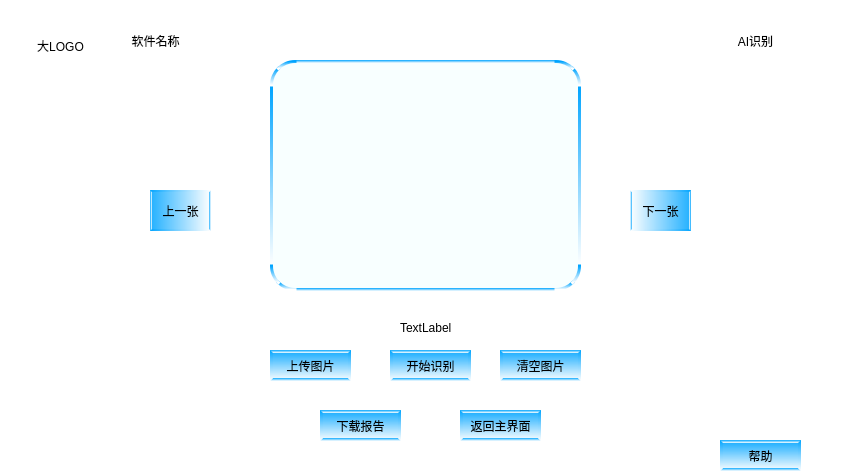
<?xml version="1.0" encoding="UTF-8"?>
<ui version="4.0">
 <class>AIRecognition</class>
 <widget class="QWidget" name="AIRecognition">
  <property name="geometry">
   <rect>
    <x>0</x>
    <y>0</y>
    <width>842</width>
    <height>475</height>
   </rect>
  </property>
  <property name="windowTitle">
   <string>Form</string>
  </property>
  <property name="styleSheet">
   <string notr="true">background-color: rgb(255, 255, 255);</string>
  </property>
  <widget class="CustomGraphicsView" name="showgraph">
   <property name="geometry">
    <rect>
     <x>270</x>
     <y>60</y>
     <width>311</width>
     <height>231</height>
    </rect>
   </property>
   <property name="styleSheet">
    <string notr="true">background-color: rgb(248, 255, 255);
border: 3px solid qlineargradient(spread:pad, x1:0.5, y1:0, x2:0.5, y2:1, stop:0 rgba(0, 164, 255, 255), stop:1 rgba(255, 255, 255, 255));
border-radius: 25px;   
</string>
   </property>
  </widget>
  <widget class="QLabel" name="label_2">
   <property name="geometry">
    <rect>
     <x>10</x>
     <y>20</y>
     <width>101</width>
     <height>51</height>
    </rect>
   </property>
   <property name="text">
    <string>大LOGO</string>
   </property>
   <property name="alignment">
    <set>Qt::AlignmentFlag::AlignCenter</set>
   </property>
  </widget>
  <widget class="QLabel" name="label_3">
   <property name="geometry">
    <rect>
     <x>100</x>
     <y>10</y>
     <width>111</width>
     <height>61</height>
    </rect>
   </property>
   <property name="text">
    <string>软件名称</string>
   </property>
   <property name="alignment">
    <set>Qt::AlignmentFlag::AlignCenter</set>
   </property>
  </widget>
  <widget class="QLabel" name="label">
   <property name="geometry">
    <rect>
     <x>690</x>
     <y>20</y>
     <width>131</width>
     <height>41</height>
    </rect>
   </property>
   <property name="text">
    <string>AI识别</string>
   </property>
   <property name="alignment">
    <set>Qt::AlignmentFlag::AlignCenter</set>
   </property>
  </widget>
  <widget class="QPushButton" name="UploadImage">
   <property name="geometry">
    <rect>
     <x>270</x>
     <y>350</y>
     <width>81</width>
     <height>31</height>
    </rect>
   </property>
   <property name="styleSheet">
    <string notr="true">background-color: qlineargradient(spread:pad, x1:0.5, y1:0, x2:0.5, y2:1, stop:0 rgba(0, 164, 255, 240), stop:1 rgba(255, 255, 255, 255));
border: 3px solid qlineargradient(spread:pad, x1:0.5, y1:0, x2:0.5, y2:1, stop:0 rgba(0, 164, 255, 240), stop:1 rgba(255, 255, 255, 255));
border-radius: 25px;   
</string>
   </property>
   <property name="text">
    <string>上传图片</string>
   </property>
  </widget>
  <widget class="QPushButton" name="StartIdentify">
   <property name="geometry">
    <rect>
     <x>390</x>
     <y>350</y>
     <width>81</width>
     <height>31</height>
    </rect>
   </property>
   <property name="styleSheet">
    <string notr="true">background-color: qlineargradient(spread:pad, x1:0.5, y1:0, x2:0.5, y2:1, stop:0 rgba(0, 164, 255, 240), stop:1 rgba(255, 255, 255, 255));
border: 3px solid qlineargradient(spread:pad, x1:0.5, y1:0, x2:0.5, y2:1, stop:0 rgba(0, 164, 255, 240), stop:1 rgba(255, 255, 255, 255));
border-radius: 25px;   
</string>
   </property>
   <property name="text">
    <string>开始识别</string>
   </property>
  </widget>
  <widget class="QPushButton" name="ClearImage">
   <property name="geometry">
    <rect>
     <x>500</x>
     <y>350</y>
     <width>81</width>
     <height>31</height>
    </rect>
   </property>
   <property name="styleSheet">
    <string notr="true">background-color: qlineargradient(spread:pad, x1:0.5, y1:0, x2:0.5, y2:1, stop:0 rgba(0, 164, 255, 240), stop:1 rgba(255, 255, 255, 255));
border: 3px solid qlineargradient(spread:pad, x1:0.5, y1:0, x2:0.5, y2:1, stop:0 rgba(0, 164, 255, 240), stop:1 rgba(255, 255, 255, 255));
border-radius: 25px;   
</string>
   </property>
   <property name="text">
    <string>清空图片</string>
   </property>
  </widget>
  <widget class="QPushButton" name="DownloadReport">
   <property name="geometry">
    <rect>
     <x>320</x>
     <y>410</y>
     <width>81</width>
     <height>31</height>
    </rect>
   </property>
   <property name="styleSheet">
    <string notr="true">background-color: qlineargradient(spread:pad, x1:0.5, y1:0, x2:0.5, y2:1, stop:0 rgba(0, 164, 255, 240), stop:1 rgba(255, 255, 255, 255));
border: 3px solid qlineargradient(spread:pad, x1:0.5, y1:0, x2:0.5, y2:1, stop:0 rgba(0, 164, 255, 240), stop:1 rgba(255, 255, 255, 255));
border-radius: 25px;   
</string>
   </property>
   <property name="text">
    <string>下载报告</string>
   </property>
  </widget>
  <widget class="QPushButton" name="ReturnMain">
   <property name="geometry">
    <rect>
     <x>460</x>
     <y>410</y>
     <width>81</width>
     <height>31</height>
    </rect>
   </property>
   <property name="styleSheet">
    <string notr="true">background-color: qlineargradient(spread:pad, x1:0.5, y1:0, x2:0.5, y2:1, stop:0 rgba(0, 164, 255, 240), stop:1 rgba(255, 255, 255, 255));
border: 3px solid qlineargradient(spread:pad, x1:0.5, y1:0, x2:0.5, y2:1, stop:0 rgba(0, 164, 255, 240), stop:1 rgba(255, 255, 255, 255));
border-radius: 25px;   
</string>
   </property>
   <property name="text">
    <string>返回主界面</string>
   </property>
  </widget>
  <widget class="QPushButton" name="Help">
   <property name="geometry">
    <rect>
     <x>720</x>
     <y>440</y>
     <width>81</width>
     <height>31</height>
    </rect>
   </property>
   <property name="styleSheet">
    <string notr="true">background-color: qlineargradient(spread:pad, x1:0.5, y1:0, x2:0.5, y2:1, stop:0 rgba(0, 164, 255, 240), stop:1 rgba(255, 255, 255, 255));
border: 3px solid qlineargradient(spread:pad, x1:0.5, y1:0, x2:0.5, y2:1, stop:0 rgba(0, 164, 255, 240), stop:1 rgba(255, 255, 255, 255));
border-radius: 25px;   
</string>
   </property>
   <property name="text">
    <string>帮助</string>
   </property>
  </widget>
  <widget class="QToolButton" name="ArrowRight">
   <property name="geometry">
    <rect>
     <x>630</x>
     <y>190</y>
     <width>61</width>
     <height>41</height>
    </rect>
   </property>
   <property name="styleSheet">
    <string notr="true">background-color: qlineargradient(spread:pad, x1:0, y1:0.5, x2:1, y2:0.5, stop:0 rgba(255, 255, 255, 255), stop:1 rgba(0, 164, 255, 222));
border: 2px solid qlineargradient(spread:pad, x1:0, y1:0.5, x2:1, y2:0.5, stop:0 rgba(255, 255, 255, 255), stop:1 rgba(0, 164, 255, 222));
border-radius: 25px;   
</string>
   </property>
   <property name="text">
    <string>下一张</string>
   </property>
  </widget>
  <widget class="QToolButton" name="ArrowLeft">
   <property name="geometry">
    <rect>
     <x>150</x>
     <y>190</y>
     <width>61</width>
     <height>41</height>
    </rect>
   </property>
   <property name="styleSheet">
    <string notr="true">background-color: qlineargradient(spread:pad, x1:0, y1:0.5, x2:1, y2:0.5, stop:0 rgba(0, 164, 255, 222), stop:1 rgba(255, 255, 255, 255));
border: 2px solid qlineargradient(spread:pad, x1:0, y1:0.5, x2:1, y2:0.5, stop:0 rgba(0, 164, 255, 222), stop:1 rgba(255, 255, 255, 255));
border-radius: 25px;   
</string>
   </property>
   <property name="text">
    <string>上一张</string>
   </property>
  </widget>
  <widget class="QLabel" name="ImageStatusLabel">
   <property name="geometry">
    <rect>
     <x>400</x>
     <y>320</y>
     <width>54</width>
     <height>16</height>
    </rect>
   </property>
   <property name="text">
    <string>TextLabel</string>
   </property>
  </widget>
 </widget>
 <customwidgets>
  <customwidget>
   <class>CustomGraphicsView</class>
   <extends>QGraphicsView</extends>
   <header>customgraphicsview.h</header>
  </customwidget>
 </customwidgets>
 <resources/>
 <connections/>
</ui>
